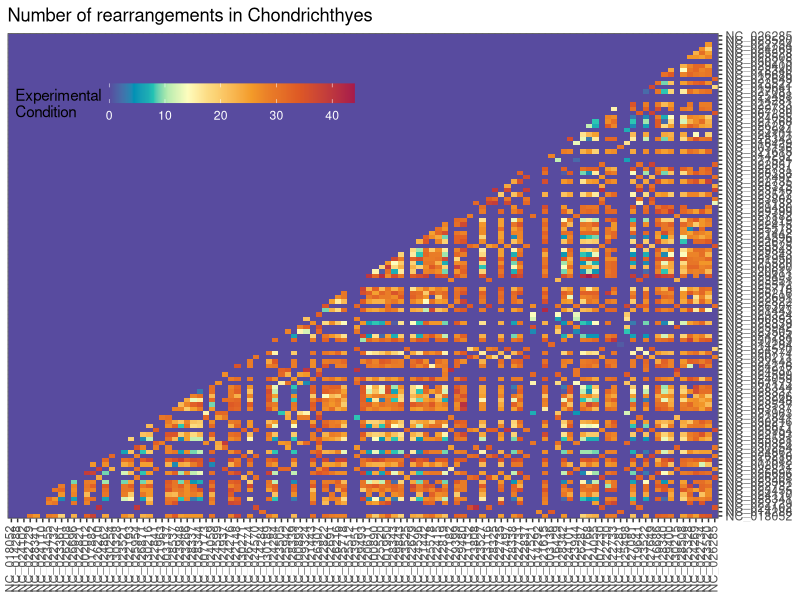

Reproduce this figure in R.
library(ggplot2)
library(reshape2)
library(scales)
# library(dplyr)

rearrange <-
  read.table("rearrange_count_Chondrichthyes.tsv", header = TRUE)
rearrange_mat <- as.matrix(rearrange)
melted_rearrange_mat <- melt(rearrange_mat)


ggplot(melted_rearrange_mat, aes(x = Var2, y = Var1)) +
  geom_raster(aes(fill = value)) +
  # scale_fill_gradient2(low = "red", mid = "white",
  #                      high = "blue", midpoint = 65, space = "Lab") +
  scale_fill_gradientn(
    name="Experimental\nCondition",
    colours = hcl.colors(9, palette = "spectral", rev = TRUE),
    values = rescale(c(0, 20, 30, 50, 80, 125)),
    # limits = c(0, 125)
  ) +
  theme_bw() +
  ggtitle("Number of rearrangements in Chondrichthyes") +
  scale_y_discrete(position = "right") +
  theme(
    axis.title.x = element_blank(),
    axis.title.y = element_blank(),
    axis.text.x = element_text(angle = 90, vjust = 0.3),
    legend.direction="horizontal",
    legend.justification=c(0,0),
    legend.position = c(0, 0.8),
    legend.background = element_rect(fill = "transparent"),
    # legend.title = element_blank(), # element_text(color = "white"),
    legend.text = element_text(color = "white"),
    legend.key.size = unit(0.5, "cm"),
    legend.key.width = unit(1.25, "cm")
  )

# ggsave("rearrange_count_Chondrichthyes.pdf", scale = 3)


# n_row_col <- 113
# entropy <- scan("ent_Chondrichthyes.tsv", quiet = TRUE)
# ent_mat <- matrix(entropy,
#                   byrow = T,
#                   nrow = n_row_col,
# ncol = n_row_col)


# entropy <- read.table("ent_Chondrichthyes.tsv", header = TRUE)
# entropy_mat <- as.matrix(entropy)
# threshold <- 0.5
# # entropy_mat[entropy_mat < threshold] <- threshold
# melted_ent_mat <- melt(entropy_mat)
#
# ggplot(melted_ent_mat, aes(x = Var2, y = Var1)) +
#   geom_raster(aes(fill=value)) +
#   scale_fill_gradient(low="yellow", high="dark green") +
#   theme_bw() + theme(axis.text.x=element_text(angle=90, vjust=0.3))



# ggplot(melted_ent_mat, aes(x = value)) +
#   geom_density(fill = 'blue')


# melted_ent_mat <- melt(ent_mat) %>%
#   mutate(val_trimmed = case_when(
#     value <= threshold ~ threshold,
#     T ~ value
#   ))
#
# ggplot(melted_ent_mat, aes(x = Var1, y = Var2, fill = val_trimmed)) +
#   geom_raster() +
#   scale_fill_gradient(low="yellow", high="dark green")
